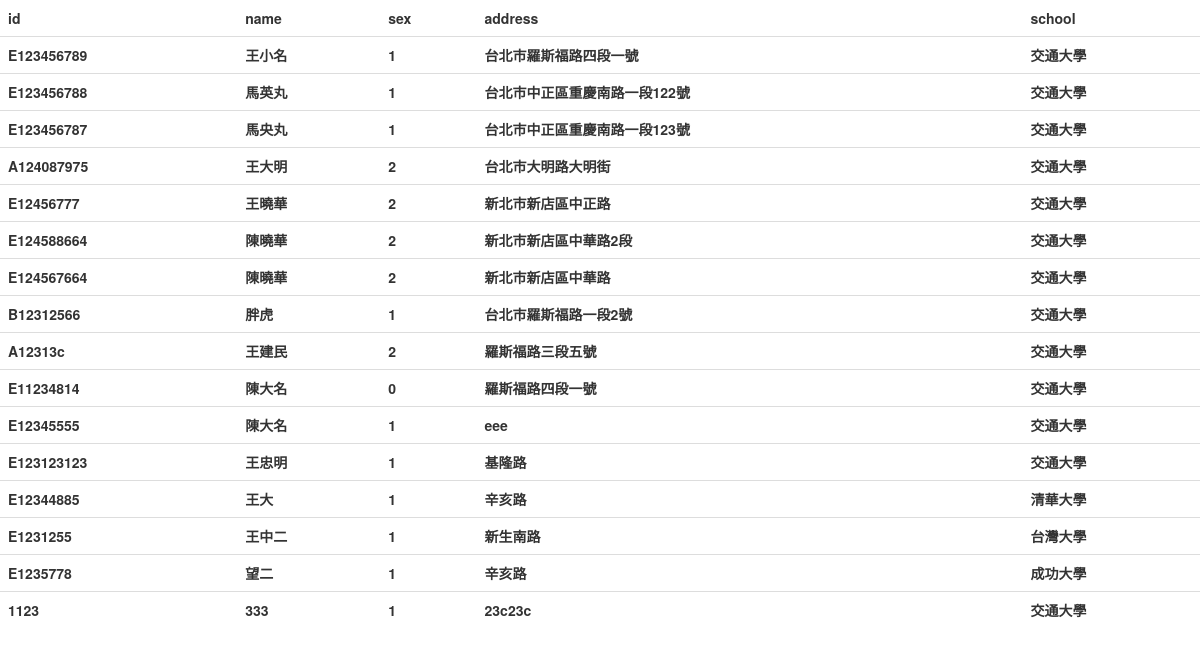
The app's page /web/table.php with its own data.
### tables this page shows
CREATE TABLE `profile` (
  `id` varchar(10) NOT NULL,
  `name` varchar(10) NOT NULL,
  `sex` int(1) NOT NULL,
  `school` int(11) NOT NULL,
  `address` varchar(50) NOT NULL,
  PRIMARY KEY  (`id`),
  KEY `name` (`name`,`sex`)
);

CREATE TABLE `school` (
  `sid` int(11) NOT NULL auto_increment,
  `name` varchar(20) NOT NULL,
  PRIMARY KEY  (`sid`)
);

### web/table.php (the view, shortened to what this page needs)
<?php
	$link = mysql_connect('localhost',
	'root', 'root');
	$sql = "SELECT p.*, s.name as school_name FROM `users`.`profile` p, `users`.`school` s WHERE s.sid = p.school";
	$result = mysql_query($sql, $link);
?>
<!DOCTYPE html>
<html>
	<head>
		<link href="css/bootstrap.min.css" rel="stylesheet" media="screen">
	</head>
	<body>
		<table class='table table-hover'>
			<thead>
				<tr>
					<th>id</th>
					<th>name</th>
					<th>sex</th>
					<th>address</th>
					<th>school</th>
				</tr>
			</thead>
			<tbody>
<?php
	while($row = mysql_fetch_array($result)) {
		echo '<tr>';
		echo '<th>'.$row['id'].'</th>';
		echo '<th>'.$row['name'].'</th>';
		echo '<th>'.$row['sex'].'</th>';
		echo '<th>'.$row['address'].'</th>';
		echo '<th>'.$row['school_name'].'</th>';
		echo '</tr>';
	}
?>
			</tbody>
		</table>
	</body>
</html>

### records on screen
profile: id "E123456789", name "王小名", sex "1", address "台北市羅斯福路四段一號", school.name "交通大學"
profile: id "E123456788", name "馬英丸", sex "1", address "台北市中正區重慶南路一段122號", school.name "交通大學"
profile: id "E123456787", name "馬央丸", sex "1", address "台北市中正區重慶南路一段123號", school.name "交通大學"
profile: id "A124087975", name "王大明", sex "2", address "台北市大明路大明街", school.name "交通大學"
profile: id "E12456777", name "王曉華", sex "2", address "新北市新店區中正路", school.name "交通大學"
profile: id "E124588664", name "陳曉華", sex "2", address "新北市新店區中華路2段", school.name "交通大學"
profile: id "E124567664", name "陳曉華", sex "2", address "新北市新店區中華路", school.name "交通大學"
profile: id "B12312566", name "胖虎", sex "1", address "台北市羅斯福路一段2號", school.name "交通大學"
profile: id "A12313c", name "王建民", sex "2", address "羅斯福路三段五號", school.name "交通大學"
profile: id "E11234814", name "陳大名", sex "0", address "羅斯福路四段一號", school.name "交通大學"
profile: id "E12345555", name "陳大名", sex "1", address "eee", school.name "交通大學"
profile: id "E123123123", name "王忠明", sex "1", address "基隆路", school.name "交通大學"
profile: id "E12344885", name "王大", sex "1", address "辛亥路", school.name "清華大學"
profile: id "E1231255", name "王中二", sex "1", address "新生南路", school.name "台灣大學"
profile: id "E1235778", name "望二", sex "1", address "辛亥路", school.name "成功大學"
profile: id "1123", name "333", sex "1", address "23c23c", school.name "交通大學"
